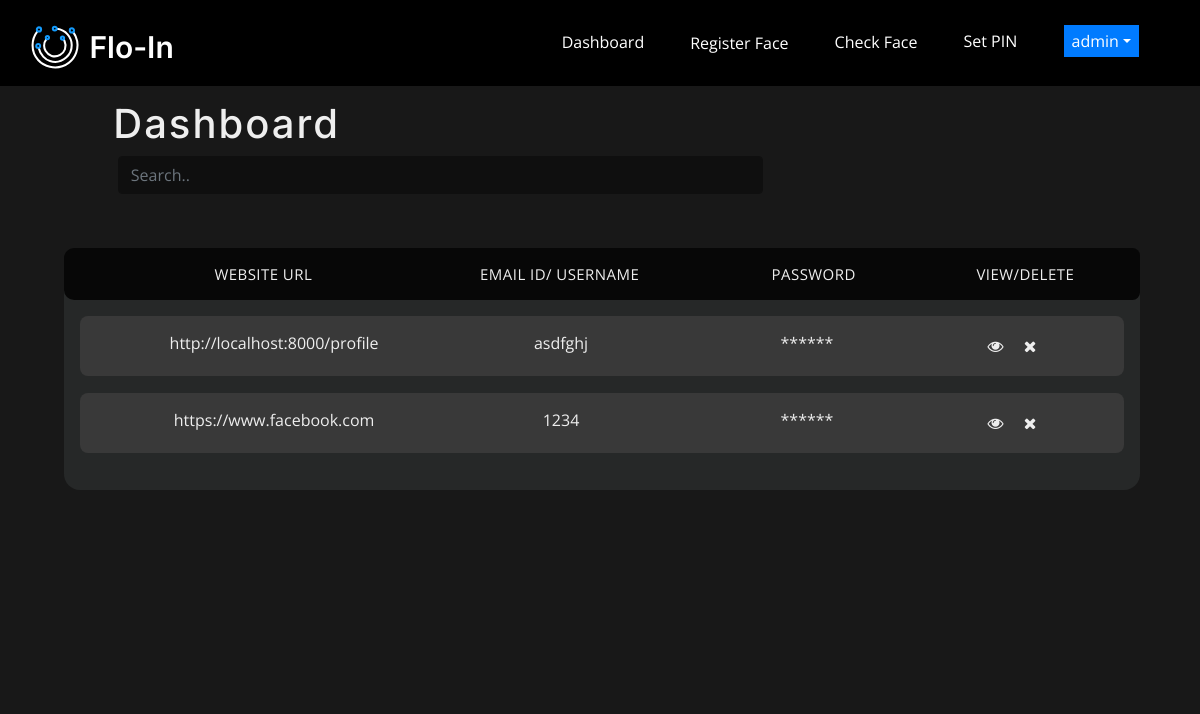
The app's page /profile/ (signed in), older data.
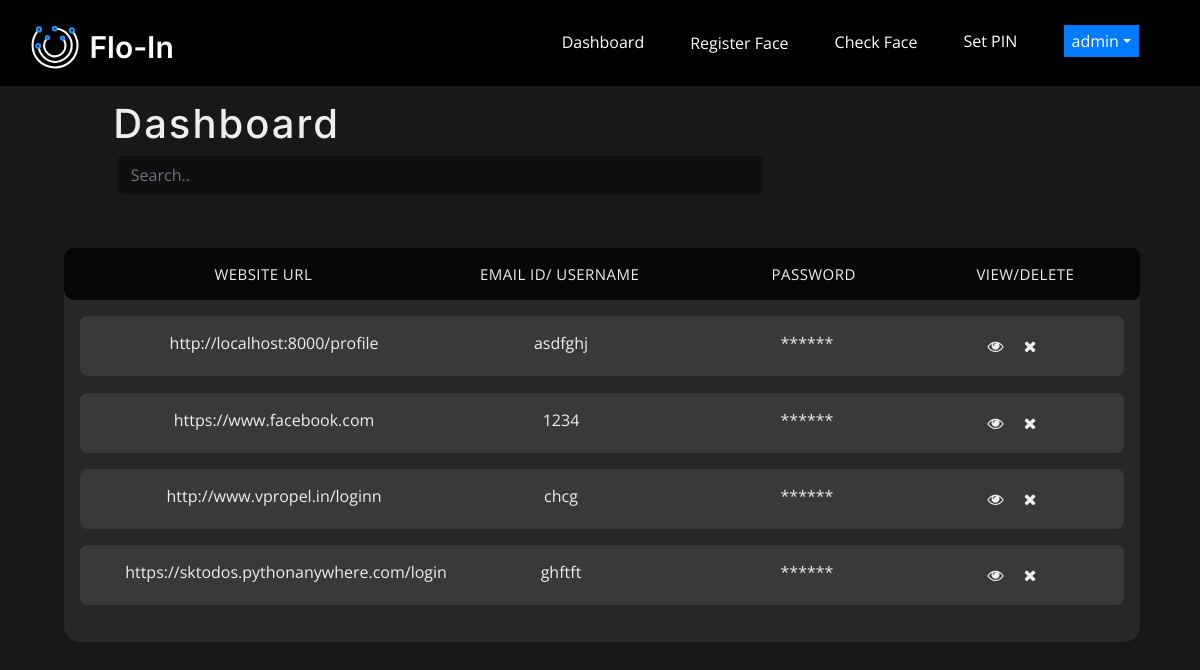
The same page, newer data.
### accounts/models.py (models this page shows, shortened)
class UserData(models.Model):
    objects = None
    url = models.CharField(max_length=100)
    username = models.CharField(max_length=100)
    password = models.TextField(max_length=500)
    user = models.ForeignKey(MyUser, on_delete=models.CASCADE, null=True, blank=True)

### accounts/views.py (the view)
# urls.py: path("profile/", views.profile, name="profile"),
@login_required
def profile(request):
    datas = UserData.objects.filter(user=request.user)
    fernet = sendFernet()
    for data in datas:
        data.password = fernet.decrypt(bytes(data.password, encoding="utf8")).decode()
        print(data.password)
    return render(request, "profile.html", {"datas": datas})

### api/views.py (called while the page is built)
def sendFernet():
    return fernet

### accounts/templates/profile.html (shortened to what this page needs)
{% extends 'base.html' %} {% load static %} {% block content %}
<link rel="stylesheet" href="https://cdnjs.cloudflare.com/ajax/libs/font-awesome/4.7.0/css/font-awesome.min.css">
<link rel="stylesheet" href="{% static 'frontend/css/profile.css' %}" />
<div class="hero">
  <h1 class="dsh">Dashboard</h1>
  <ul class="responsive-table">
    <div>
    <input
      class="form-control mb-2 srch"
      id="myInput"
      type="text"
      placeholder="Search.."
    />
    </div>
    <div class="tbhead"  >
    <li class="table-header" style="text-align: center; color: #eee;">
      <div class="col col-4">Website URL</div>
      <div class="col col-3">Email Id/ Username</div>
      <div class="col col-3">Password</div>
      <div class="col col-2">View/Delete</div>
    </li>
    <div class="tabledata">
    {% for data in datas %}
    <li
      class="table-row"
    >
      <div class="col-4" data-label="Website URL">{{data.url}}</div>
      <div class="col-3" data-label="Email ID">{{ data.username }}</div>
      <div class="col-3" >
        <span class="col-sm-10" id="{{data.url}}">******</span>
      </div>
      <div class="col-2" >
      <button
      class="eye"
      id="eyebt{{data.url}}"
      onclick="showPassword('{{data.username}}', '{{data.url}}','{{data.password}}')"
    >
      <i class="fa">&#xf06e;</i>
    </button>
      <button
                class="eye"
                href="#"
                onclick="$('#delete_entry').click()"
                ><i class="fa fa-remove"></i></button
              >
  </div>
    </li>
    {% endfor %}
  </div>
  </ul>
</div>
{% endblock %}

Row changes from the older to the newer data that the page shows:
added UserData: url "http://www.vpropel.in/loginn", username "chcg"
added UserData: url "https://sktodos.pythonanywhere.com/login", username "ghftft"
